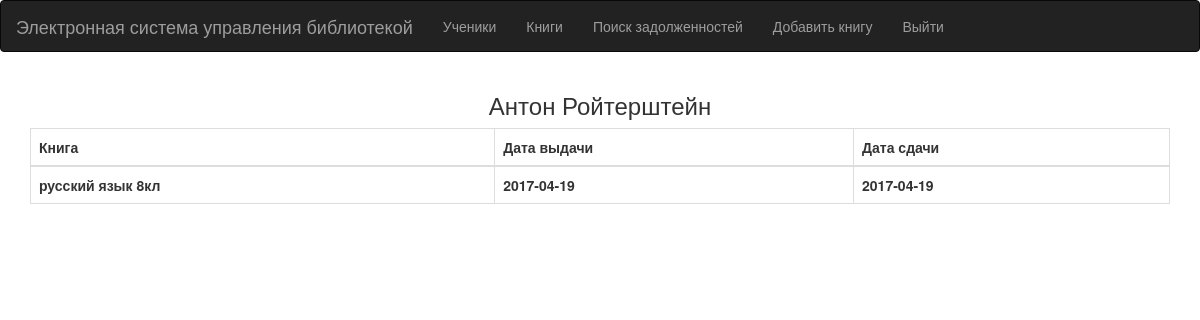
The page /student/Антон_Ройтерштейн on the database as committed earlier.
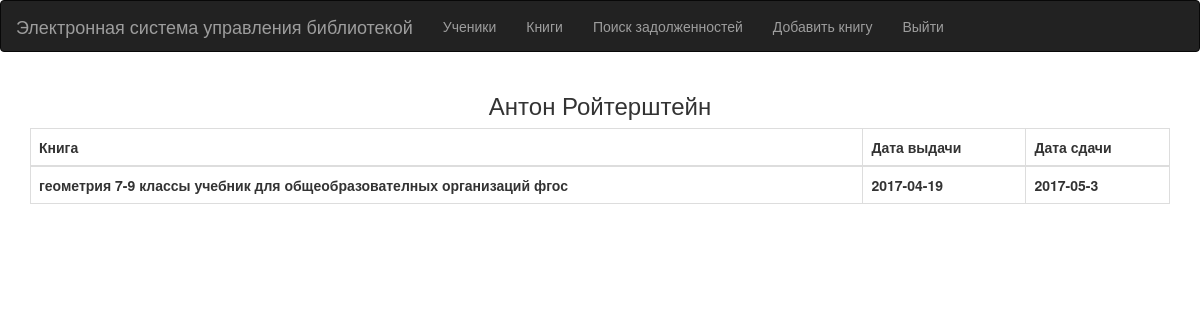
The same page on the database as committed later.
### tables this page shows
CREATE TABLE Books_Tab(ID INTEGER PRIMARY KEY AUTOINCREMENT, In_Stock int NULL, All_Books int NULL, Name_Of_Book nvarchar(150) NULL, Author_Of_Book nvarchar(150) NULL, ISBN nvarchar(20) NULL);

CREATE TABLE Books_Of_Snudent(ID INTEGER PRIMARY KEY AUTOINCREMENT, Student int NULL, Book int NULL, Date_Of_Receipt nvarchar(100) NULL, Date_Of_Return nvarchar(100) NULL);

### server.py (the view)
@app.route('/student/<name>', methods=['GET', 'POST'])
def student(name):
    name = tuple(name.split('_'))
    data = executes_for_web.Search_Of_Student(name)
    return render_template('found.html', uch=True, arrays=data, stname=name[0] + ' ' + name[1])

### executes_for_web.py (called while the page is built)
def Search_Of_Student(name):
    print('Trying to connect:')
    try:
        connection = sqlite3.connect('TSL.db', timeout=10)
        print('Connected')
    except:
        print('Could not connect')
    id = ID_Of_Name((name[0], name[1]))
    cursor = connection.cursor()
    request = cursor.execute(("SELECT Book, Date_Of_Receipt, Date_Of_Return FROM Books_Of_Snudent WHERE Student = '{0}'").format(id)).fetchall()
    request = list(map(lambda x: list(x), request))
    for book in range(len(request)):
        book_name = cursor.execute(("SELECT Name_Of_Book FROM Books_Tab WHERE ID = '{0}'").format(request[book][0])).fetchall()
        request[book][0] = book_name[0][0]
    connection.close()
    return request

def ID_Of_Name(name):
    print('Trying to connect:')
    try:
        connection = sqlite3.connect('TSL.db', timeout=10)
        print('Connected')
    except:
        print('Could not connect')
    cursor = connection.cursor()
    name = list(name)
    name[0] = name[0].lower().title()
    name[1] = name[1].lower().title()
    request = cursor.execute(("select ID from Main_Tab where First_Name LIKE '%{0}%' and Last_Name LIKE '%{1}%'").format(name[0], name[1])).fetchall()
    connection.close()
    return request[0][0]

### templates/found.html (shortened to what this page needs)
{%extends "layer.html"%}
{%block body%}
<nav class="navbar navbar-inverse">
    <div class="container-fluid">
        <div class="navbar-header">
            <span class="navbar-brand">Электронная система управления библиотекой</span>
        </div>
        <div>
            <ul class="nav navbar-nav">
                <li><a href="{{ url_for('get_students')}}">Ученики</a></li>
                <li><a href="{{ url_for('get_books')}}">Книги</a></li>
                <li><a href="{{ url_for('main') }}" >Поиск задолженностей</a></li>
                <li><a href="{{ url_for('addbook') }}" >Добавить книгу</a></li>
                <li><a href="{{ url_for('logout') }}">Выйти</a></li>
            </ul>
        </div>
    </div>
</nav>
<div class="container" align="center">
    <h3>{{stname}}</h3>
    {%if uch == True%}
    <div class="table-responsive">
        <table class="table table-hover table-bordered">
            <thead>
            <tr>
                <th>Книга</th>
                <th>Дата выдачи</th>
                <th>Дата сдачи</th>
            </tr>
           </thead>
            <tbody>
            {%for i in arrays%}
            <tr>
                <th>{{i[0]}}</th>
                <th>{{i[1]}}</th>
                <th>{{i[2]}}</th>
            </tr>
            {%endfor%}
            </tbody>
        </table>
    </div>
    <br>
    {%endif%}
</div>
{%endblock%}

### templates/layer.html (shortened to what this page needs)
<!DOCTYPE html>
<html lang="en">
<head>
    <link href="//cdnjs.cloudflare.com/ajax/libs/twitter-bootstrap/3.3.7/css/bootstrap.min.css" rel="stylesheet">
</head>
{%block body%}{%endblock%}
</html>

Rows that differ between the two databases and show on the page:
removed Books_Tab: Name_Of_Book "русский язык 8кл"
removed Books_Of_Snudent: Date_Of_Receipt "2017-04-19", Date_Of_Return "2017-04-19"
now on this page (row edited): Books_Tab: Name_Of_Book "геометрия 7-9 классы учебник для общеобразователных организаций фгос"
added Books_Of_Snudent: Date_Of_Receipt "2017-04-19", Date_Of_Return "2017-05-3"
